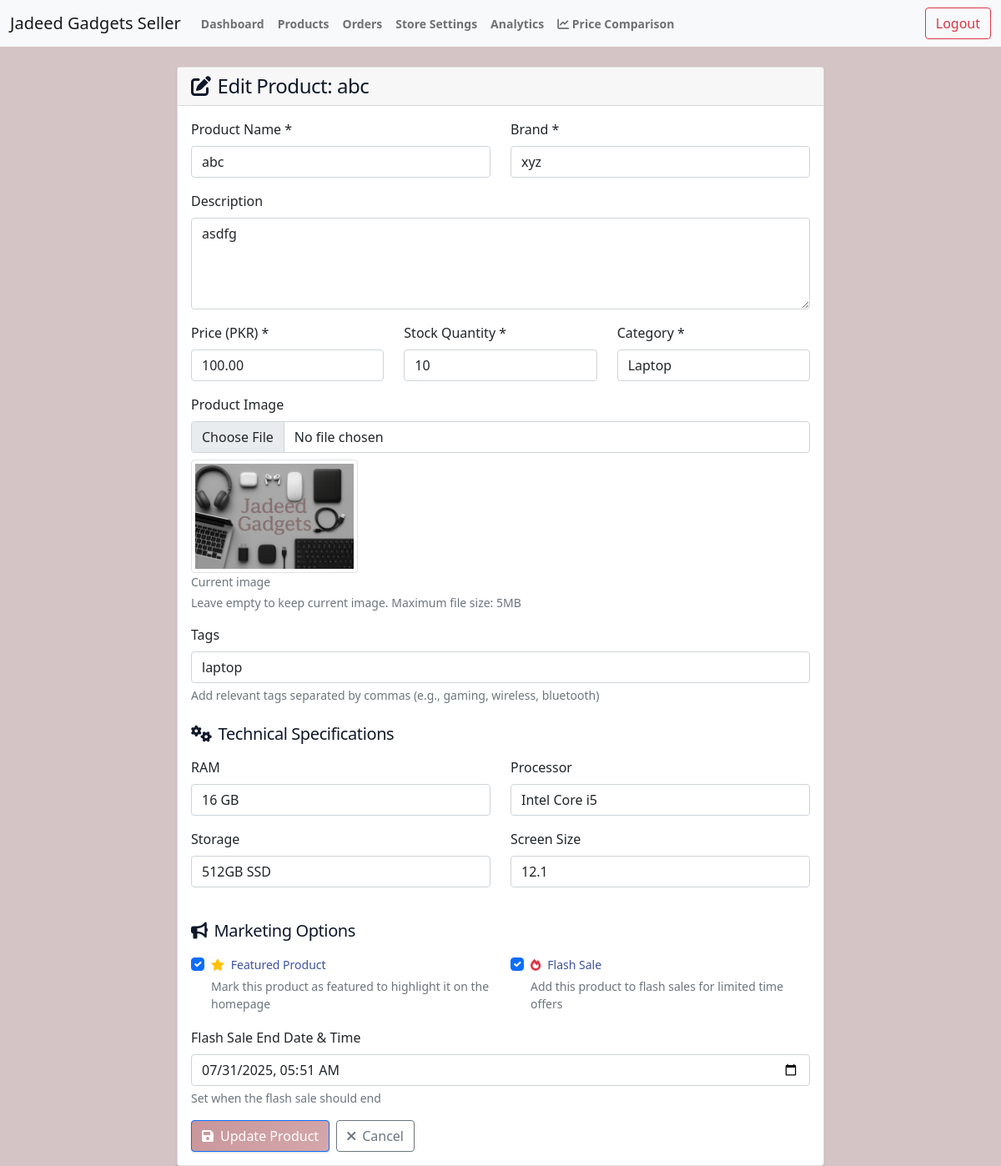
The app's page /seller/products/edit/20/ (signed in) with its own data.
### products/models.py (models this page shows, shortened)
class Product(models.Model):
    CATEGORY_CHOICES = [
        ('laptop', 'Laptop'),
        ('accessory', 'Accessory'),
    ]
    seller = models.ForeignKey(User, on_delete=models.CASCADE, related_name='products', limit_choices_to={'role': 'seller'}, null=True, blank=True)
    name = models.CharField(max_length=100)
    description = models.TextField(blank=True)
    brand = models.CharField(max_length=50)
    price = models.DecimalField(max_digits=10, decimal_places=2)
    stock = models.PositiveIntegerField()
    ram = models.CharField(max_length=20, blank=True, help_text="e.g., 8GB, 16GB, 32GB")
    processor = models.CharField(max_length=100, blank=True, help_text="e.g., Intel Core i5, AMD Ryzen")
    storage = models.CharField(max_length=50, blank=True, help_text="e.g., 256GB SSD, 1TB HDD")
    screen_size = models.CharField(max_length=20, blank=True, help_text="e.g., 15.6 inch, 13.3 inch")
    rating = models.FloatField(default=0.0)
    review_count = models.PositiveIntegerField(default=0)
    image = models.ImageField(upload_to='product_images/')
    category = models.CharField(max_length=50, choices=CATEGORY_CHOICES)
    tags = models.CharField(max_length=255, blank=True)
    is_featured = models.BooleanField(default=False)
    is_flash_sale = models.BooleanField(default=False)
    flash_sale_end = models.DateTimeField(null=True, blank=True)
    created_at = models.DateTimeField(auto_now_add=True, null=True, blank=True)
    updated_at = models.DateTimeField(auto_now=True, null=True, blank=True)
    is_active = models.BooleanField(default=True)

### products/seller_views.py (the view)
# urls.py: path('products/edit/<int:product_id>/', seller_views.edit_product, name='edit_product'),
@login_required
@role_required('seller')
def edit_product(request, product_id):
    product = get_object_or_404(Product, id=product_id, seller=request.user)
    if request.method == 'POST':
        form = ProductForm(request.POST, request.FILES, instance=product)
        if form.is_valid():
            form.save()
            messages.success(request, f'Product "{product.name}" updated successfully!')
            return redirect('seller_products')
    else:
        form = ProductForm(instance=product)
    return render(request, 'seller/edit_product.html', {'form': form, 'product': product})

### accounts/context_processors.py (called while the page is built, shortened)
def cart_context(request):
    cart_items_count = 0
    cart_total = 0
    return {
        'cart_items_count': cart_items_count,
        'cart_total': cart_total,
        'categories': Product.CATEGORY_CHOICES,
    }

### recommendations/context_processors.py (called while the page is built, shortened)
def recommendations_context(request):
    context = {}
    if request.user.is_authenticated:
        recommended_ids = get_recommendations_for_user(request.user, n=4)
        recommended_products = Product.objects.filter(
            id__in=recommended_ids,
            is_active=True
        )[:4]
        products_dict = {p.id: p for p in recommended_products}
        context['sidebar_recommendations'] = [
            products_dict[pid] for pid in recommended_ids
            if pid in products_dict
        ][:4]
    return context

### recommendations/recommender.py (called while the page is built, shortened)
def get_recommendations_for_user(user, n=10):
    return recommendation_engine.get_recommendations(user, n)

    def load_model(self):
        model_path = Path(__file__).parent / 'recommendation_model.pkl'
        return False

    def get_popular_products(self, n=10):
        cache_key = f'popular_products_{n}'
        popular = cache.get(cache_key)
        if popular is None:
            popular = list(Product.objects.filter(is_active=True)
                         .annotate(interaction_count=Count('userinteraction'))
                         .order_by('-interaction_count', '-rating', '-created_at')[:n]
                         .values_list('id', flat=True))
            cache.set(cache_key, popular, 3600)  # Cache for 1 hour
        return popular

    def get_category_based_recommendations(self, user, n=10):
        user_interactions = UserInteraction.objects.filter(user=user)
        if not user_interactions.exists():
            return self.get_popular_products(n)

    def get_collaborative_recommendations(self, user, n=10):
        if not self.load_model():
            return self.get_category_based_recommendations(user, n)

### templates/seller/edit_product.html (shortened to what this page needs)
{% extends 'seller/base.html' %}
{% block content %}
<div class="container-fluid mt-4">
    <div class="row justify-content-center">
        <div class="col-lg-8">
            <div class="card">
                <div class="card-header">
                    <h4 class="mb-0"><i class="fas fa-edit me-2"></i>Edit Product: {{ product.name }}</h4>
                </div>
                <div class="card-body">
                    <form method="post" enctype="multipart/form-data">
                        <div class="row">
                            <div class="col-md-6 mb-3">
                                <label for="{{ form.name.id_for_label }}" class="form-label">Product Name *</label>
                                {{ form.name }}
                            </div>
                            <div class="col-md-6 mb-3">
                                <label for="{{ form.brand.id_for_label }}" class="form-label">Brand *</label>
                                {{ form.brand }}
                            </div>
                        </div>
                        <div class="mb-3">
                            <label for="{{ form.description.id_for_label }}" class="form-label">Description</label>
                            {{ form.description }}
                        </div>
                        <div class="row">
                            <div class="col-md-4 mb-3">
                                <label for="{{ form.price.id_for_label }}" class="form-label">Price (PKR) *</label>
                                {{ form.price }}
                            </div>
                            <div class="col-md-4 mb-3">
                                <label for="{{ form.stock.id_for_label }}" class="form-label">Stock Quantity *</label>
                                {{ form.stock }}
                            </div>
                            <div class="col-md-4 mb-3">
                                <label for="{{ form.category.id_for_label }}" class="form-label">Category *</label>
                                {{ form.category }}
                            </div>
                        </div>
                        <div class="mb-3">
                            <label for="{{ form.image.id_for_label }}" class="form-label">Product Image</label>
                            {{ form.image }}
                            {% if product.image %}
                                <div class="mt-2">
                                    <img src="{{ product.image.url }}" alt="Current image" class="img-thumbnail" style="max-width: 200px;">
                                    <small class="text-muted d-block">Current image</small>
                                </div>
                            {% endif %}
                            <div class="form-text">Leave empty to keep current image. Maximum file size: 5MB</div>
                        </div>
                        <div class="mb-3">
                            <label for="{{ form.tags.id_for_label }}" class="form-label">Tags</label>
                            {{ form.tags }}
                            <div class="form-text">Add relevant tags separated by commas (e.g., gaming, wireless, bluetooth)</div>
                        </div>
                        <h5 class="mt-4 mb-3"><i class="fas fa-cogs me-2"></i>Technical Specifications</h5>
                        <div class="row">
                            <div class="col-md-6 mb-3">
                                <label for="{{ form.ram.id_for_label }}" class="form-label">RAM</label>
                                {{ form.ram }}
                            </div>
                            <div class="col-md-6 mb-3">
                                <label for="{{ form.processor.id_for_label }}" class="form-label">Processor</label>
                                {{ form.processor }}
                            </div>
                        </div>
                        <div class="row">
                            <div class="col-md-6 mb-3">
                                <label for="{{ form.storage.id_for_label }}" class="form-label">Storage</label>
                                {{ form.storage }}
                            </div>
                            <div class="col-md-6 mb-3">
                                <label for="{{ form.screen_size.id_for_label }}" class="form-label">Screen Size</label>
                                {{ form.screen_size }}
                            </div>
                        </div>
                        <h5 class="mt-4 mb-3"><i class="fas fa-bullhorn me-2"></i>Marketing Options</h5>
                        <div class="row">
                            <div class="col-md-6 mb-3">
                                <div class="form-check">
                                    {{ form.is_featured }}
                                    <label class="form-check-label" for="{{ form.is_featured.id_for_label }}">
                                        <i class="fas fa-star text-warning me-2"></i>Featured Product
                                    </label>
                                    <div class="form-text">Mark this product as featured to highlight it on the homepage</div>
                                </div>
                            </div>
                            <div class="col-md-6 mb-3">
                                <div class="form-check">
                                    {{ form.is_flash_sale }}
                                    <label class="form-check-label" for="{{ form.is_flash_sale.id_for_label }}">
                                        <i class="fas fa-fire text-danger me-2"></i>Flash Sale
                                    </label>
                                    <div class="form-text">Add this product to flash sales for limited time offers</div>
                                </div>
                            </div>
                        </div>
                        <div class="mb-3" id="flash-sale-end-field" style="display: {% if product.is_flash_sale %}block{% else %}none{% endif %};">
                            <label for="{{ form.flash_sale_end.id_for_label }}" class="form-label">Flash Sale End Date & Time</label>
                            {{ form.flash_sale_end }}
                            <div class="form-text">Set when the flash sale should end</div>
                        </div>
                        <div class="d-flex gap-2">
                            <button type="submit" class="btn btn-primary">
                                <i class="fas fa-save me-2"></i>Update Product
                            </button>
                            <a href="{% url 'seller_products' %}" class="btn btn-outline-secondary">
                                <i class="fas fa-times me-2"></i>Cancel
                            </a>
                        </div>
                    </form>
                </div>
            </div>
        </div>
    </div>
</div>
{% endblock %}

### static/css/style.css (style rules this page uses)
:root { --primary: linear-gradient(135deg, #c8969a 0%, #d4a7ab 100%); --primary-solid: #c8969a; --primary-hover: #b8868a; --primary-light: #e8d4d6; --secondary: #b8a090; --secondary-light: #d2c4b6; --secondary-dark: #9d8b7b; --accent: #e6d0b8; --accent-hover: #d6c0a8; --accent-light: #f2e8dc; --main-bg: rgba(164, 128, 130, 1); --neutral-bg: rgba(248, 243, 238, 0.95); --success: #10b981; --error: #ef4444; --warning: #f59e0b; --info: #7091E6; --white: #ffffff; --gray-100: #EDE8F5; --gray-200: #ADBBDA; --gray-300: #8697C4; --gray-400: #8697C4; --gray-500: #7091E6; --gray-600: #3D52A0; --gray-700: #2B3F7A; --gray-800: #1e293b; --gray-900: #0f172a; --shadow-xs: 0 1px 2px 0 rgba(0, 0, 0, 0.03); --shadow-sm: 0 1px 3px 0 rgba(0, 0, 0, 0.05), 0 1px 2px 0 rgba(0, 0, 0, 0.1); --shadow: 0 4px 6px -1px rgba(0, 0, 0, 0.08), 0 2px 4px -1px rgba(0, 0, 0, 0.06); --shadow-md: 0 10px 15px -3px rgba(0, 0, 0, 0.08), 0 4px 6px -2px rgba(0, 0, 0, 0.05); --shadow-lg: 0 20px 25px -5px rgba(0, 0, 0, 0.08), 0 10px 10px -5px rgba(0, 0, 0, 0.04); --shadow-xl: 0 25px 50px -12px rgba(0, 0, 0, 0.15); --radius-xs: 0.125rem; --radius-sm: 0.375rem; --radius: 0.5rem; --radius-md: 0.75rem; --radius-lg: 1rem; --radius-xl: 1.5rem; --radius-full: 9999px; --space-1: 0.25rem; --space-2: 0.5rem; --space-3: 0.75rem; --space-4: 1rem; --space-5: 1.25rem; --space-6: 1.5rem; --space-8: 2rem; --space-10: 2.5rem; --space-12: 3rem; --space-16: 4rem; --space-20: 5rem; --text-xs: 0.75rem; --text-sm: 0.875rem; --text-base: 1rem; --text-lg: 1.125rem; --text-xl: 1.25rem; --text-2xl: 1.5rem; --text-3xl: 1.875rem; --text-4xl: 2.25rem; --text-5xl: 3rem; --transition: all 0.3s cubic-bezier(0.4, 0, 0.2, 1); --transition-fast: all 0.15s ease-out; }
* { box-sizing: border-box; margin: 0; padding: 0; }
body { font-family: "Inter", -apple-system, BlinkMacSystemFont, 'Segoe UI', Roboto, sans-serif; color: #2c1f2a; background: #D5C4C5 !important; line-height: 1.6; -webkit-font-smoothing: antialiased; -moz-osx-font-smoothing: grayscale; scroll-behavior: smooth; min-height: 100vh; }
h1, h2, h3, h4, h5, h6 { font-weight: 700; line-height: 1.25; margin-bottom: var(--space-4); color: var(--gray-900); letter-spacing: -0.02em; }
h4 { font-size: var(--text-2xl); }
h5 { font-size: var(--text-xl); }
a { color: var(--primary-solid); text-decoration: none; transition: var(--transition-fast); position: relative; }
.btn { display: inline-flex; align-items: center; justify-content: center; gap: var(--space-2); padding: var(--space-3) var(--space-6); font-size: var(--text-sm); font-weight: 600; border-radius: var(--radius-lg); border: none; cursor: pointer; transition: var(--transition); text-decoration: none; white-space: nowrap; position: relative; overflow: hidden; }
.btn:before { content: ''; position: absolute; top: 0; left: -100%; width: 100%; height: 100%; background: #a48082; transition: left 0.5s; }
.form-input, .form-control { padding: var(--space-3) var(--space-4); border: 2px solid var(--gray-300); border-radius: var(--radius-md); font-size: var(--text-base); transition: var(--transition); background: var(--white); width: 100%; }
.form-check { display: flex; align-items: center; gap: var(--space-2); }
.form-check-input { width: 18px; height: 18px; border: 2px solid var(--gray-300); border-radius: var(--radius-sm); background: var(--white); cursor: pointer; }
.form-check-input:checked { background: var(--primary-solid); border-color: var(--primary-solid); }
.form-check-label { font-size: var(--text-sm); color: var(--gray-600); cursor: pointer; user-select: none; }
.btn-primary { background: var(--primary); color: white; box-shadow: var(--shadow-sm); }
.btn-outline-secondary { background: transparent; color: var(--gray-600); border: 2px solid var(--gray-300); }
.card { background: var(--white); border-radius: var(--radius-xl); box-shadow: var(--shadow-sm); border: 1px solid var(--gray-100); overflow: hidden; transition: var(--transition); position: relative; }
.card-header { padding: var(--space-6); background: linear-gradient(135deg, var(--gray-50) 0%, var(--white) 100%); border-bottom: 1px solid var(--gray-100); }
.card-body { padding: var(--space-6); }

### records on screen
Product: name "abc", brand "xyz", description "asdfg", price "100.00", stock "10", category "Laptop", image (picture), tags "laptop", ram "16 GB", processor "Intel Core i5", storage "512GB SSD", screen_size "12.1", is_featured "☑", is_flash_sale "☑", flash_sale_end "07/31/2025 05:51"
